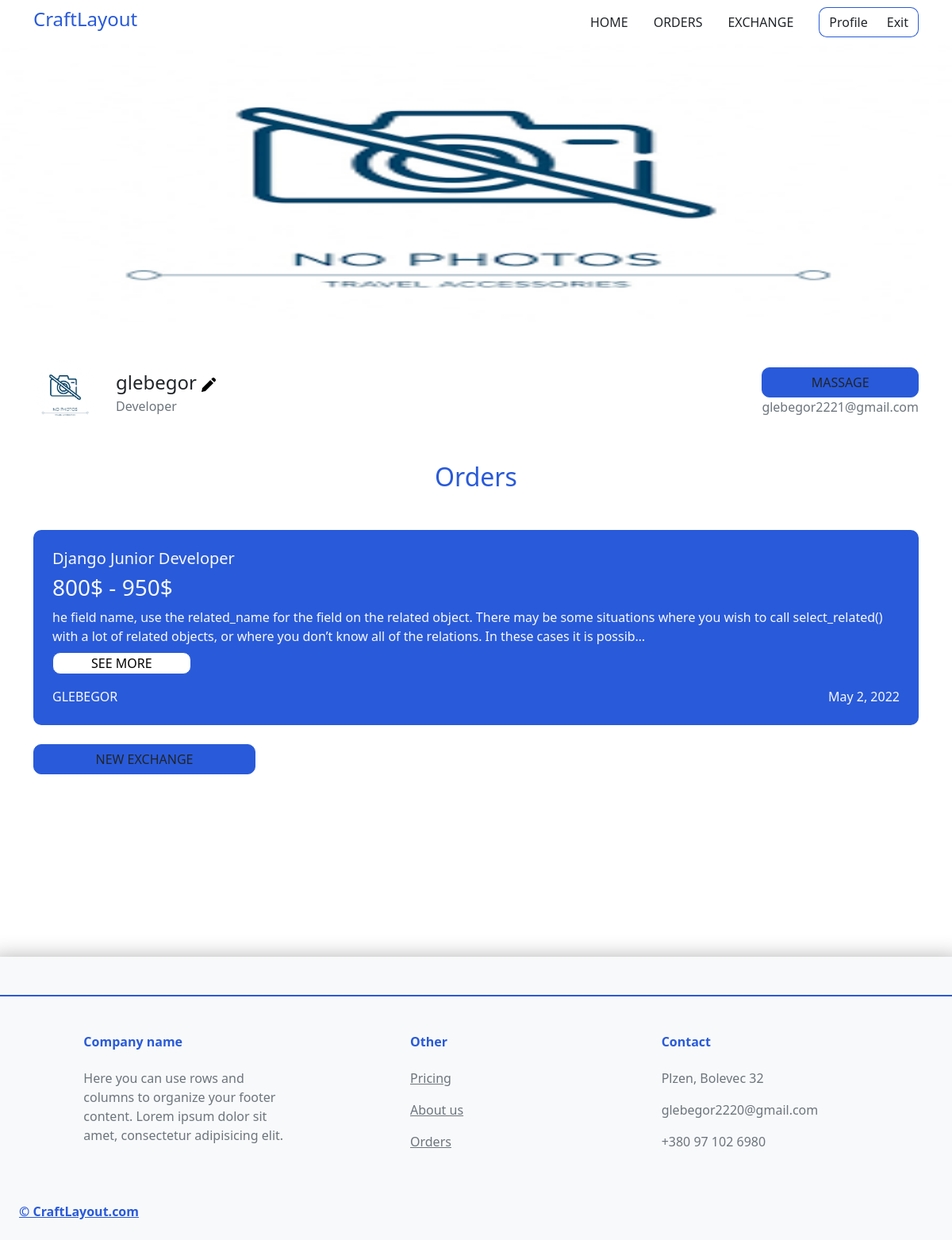
Page /profile/ (signed in) on the committed database.
### users/models.py (models this page shows, shortened)
class Profile(models.Model):
    user = models.OneToOneField(User, on_delete=models.CASCADE)
    Avatar = models.ImageField(default='default.png', upload_to='avatarks')
    banner = models.ImageField(default='default.png', upload_to='banners')
    position = models.CharField(default='Developer', max_length=150)

### exchange/models.py (models this page shows, shortened)
class Exchange(models.Model):
    user = models.ForeignKey(User, on_delete=models.CASCADE)
    title = models.CharField(max_length=255)
    salary = models.CharField(default='Agreements' ,max_length=255)
    text = models.TextField()
    technologies = models.CharField(max_length=255, default=' ')
    date = models.DateField(default=timezone.now)
    id = models.AutoField(primary_key=True)

### users/views.py (the view)
# urls.py: path('profile/', profile, name='profile'),
def profile(request):
    ExchangeOrd = Exchange.objects.filter(user=request.user)
    data = {'ExchangeOrd': ExchangeOrd,}
    return render(request, 'users/profile.html', data)

### users/templates/users/profile.html (shortened to what this page needs)
{% extends 'services/main-layout.html' %}
{% load static %}
{% block content%}
<a href={% url 'changeBanner'%}><div class="bannerInner  text-center" style="background-image: url({{user.profile.banner.url}});"><img src={% static 'services/img/profile/add-banner.png'%} class="p-2" style="width: 350px;"></div></a>
    <div style='min-height:800px;' class='container'>
        <div class="d-flex align-items-center">
            <div class='w-100 d-flex py-5 align-items-center'>
                <a href={% url 'changeAvatar'%}><img class="imgAvatarIcon" style="width: 80px; height: 80px; border-radius: 50%;" src={{ user.profile.Avatar.url}}>
                <div class="ps-4">
                    <div style="font-weight: 500; font-size: 24px;">{{ user.username}} <a href={% url 'changeProfile' %}><img class="redactorProfile" style="width:18px;" src="{% static 'services/img/profile/pencil.png' %}" ></a></div>
                    <div class="text-secondary">{{ user.profile.position}}</div>
                </div>
            </div>
            <div>
                <button class="btn px-5 my-0 flare-button h-100">Massage</button>
                <div class="text-secondary">{{user.email}}</div>
            </div>
        </div>
        <h2 class="mb-5 text-center" style="color: #295AD9">Orders</h2>
        {% for order in ExchangeOrd%}
            <div class='orderExchange mt-4 p-4 text-light'>
                <div class="d-flex justify-content-between">
                    <div>
                        <div class="h5">{{ order.title}}</div>
                        <div class="h3">{{ order.salary}}</div>
                    </div>
                </div>
                <div class="">{{ order.text|truncatechars:250}}</div>
                <a href={% url 'exchange'%}{{ order.id }}><button class="btnExchange text-uppercase my-2 px-5">See more</button></a>
                <div class="d-flex justify-content-between pt-2">
                    <div class="text-uppercase">{{ order.user}}</div>
                    <div class="">{{ order.date}}</div>
                </div>
            </div>
        {% endfor%}
        <a href={% url 'createOrder'%}><button class="btn px-5 my-4 flare-button h-100">new exchange</button></a>
    </div>
{% endblock%}

### services/static/services/style.css (style rules this page uses)
body { margin: 0; font-family: 'Raleway', sans-serif; }
button { background-color: #fff; border: 1px solid #295AD9!important; border-radius: 10px!important; }
.flare-button { width: 100%; max-width: 280px; height: 50px; display: flex; justify-content: center; align-items: center; padding-top: 2px; margin-bottom: 30px; border: none; border-radius: 3px; font-size: 16px; font-weight: bold; text-align: center; text-transform: uppercase; background-color: #295AD9!important; cursor: pointer; text-decoration: none; position: relative; overflow: hidden; }
.flare-button:after { content: ""; display: block; width: 25px; height: 200px; margin-left: 50px; background: rgba(255, 255, 255, .4) 100%; left: -80px; top: -100px; z-index: 1; transform: rotate(45deg); position: absolute; animation: movingFlare 2s ease-in-out 1s infinite; }
.bannerInner { transition: .3s; height: 350px; background-size: 100% 100%; }
.redactorProfile { transition: .3s; }
.orderExchange { width: 100%; margin: 10px 0 auto; color: white; padding: 40px; border-radius: 10px; background-color: #295AD9; }

### rows in the picture
Exchange: title "Django Junior Developer", salary "800$ - 950$", text "he field name, use the related_name for the field on the related object. There may be some situations where you wish to call select_related() with a lot of related objects, or where you don’t know all of the relations. In these cases it is possib…", user "GLEBEGOR", date "May 2, 2022"

### other values in the picture
{{ user.username }} "glebegor"
{{ user.profile.position }} "Developer"
{{ user.email }} "glebegor2221@gmail.com"
